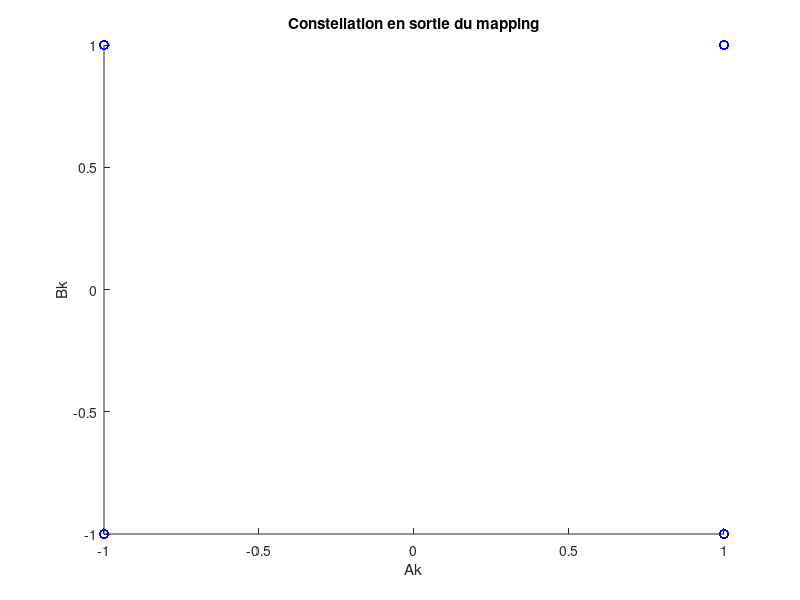

The MATLAB script that drew this image: (Note: this script raises an error after producing the figure.)
Rb=3000; % débit binaire
Fp = 3e3; % fréquence porteuse
Fe = 24e3;
Fe_pbe = 6e3; % fréquence d'échantillonnage

NBBITS=50000;
Bits=randi([0 1], NBBITS, 1);

EbN0_db=0:1:6; % rapport signal à bruit en Db
EbN0=10.^(EbN0_db/10); % en rapport


%% CONSTANTES
ROLL_OFF=0.35;
L=10;
M=4; % ordre de la modulation

% Initialisation des constantes du programme
Te = 1 / Fe; % Temps d'échantillonage
Te_pbe = 1 / Fe_pbe;
Tb=1/Rb; % Temps binaire
Ts=Tb*log2(M); % Temps symbole
Ns=round(Ts/Te); % Facteur de sur-échantillonage
Ns_pbe = round(Ts/Te_pbe);

%% MAPPING
% mapping de gray
% 0 0 -> I=-1, Q=-1
% 0 1 -> I=-1, Q=1
% 1 1 -> I=1, Q=1
% 1 0 -> I=1, Q=-1
Ak = 2*Bits(1:2:end) - 1;
Bk = 2*Bits(2:2:end) - 1;
Dk = Ak + 1i*Bk;
figure
hold on
plot(Ak, Bk, "bo")
title("Constellation en sortie du mapping")
xlabel("Ak")
ylabel("Bk")
mapping = Dk;

%% MODULATEUR BANDE DE BASE
B = rcosdesign(ROLL_OFF, L, Ns, 'sqrt');
u = zeros(1, Ns);
u(1) = 1;
k = kron(Dk', u);
k = [k, zeros(1, L/2*Ns)];
h_bdb_r=filter(B, 1, k); % signal bande de base
h_bdb=h_bdb_r(L/2*Ns+1:end); % suppression des valeurs nulles à cause du retard du filtre
temps = linspace(0, (length(Dk)-1)*Ts, length(h_bdb));  

B = rcosdesign(ROLL_OFF, L, Ns_pbe, 'sqrt');
u = zeros(1, Ns_pbe);
u(1) = 1;
k = kron(Dk', u);
k = [k, zeros(1, L/2*Ns_pbe)];
h_bdb_r_pbe=filter(B, 1, k); % signal bande de base
h_bdb_pbe=h_bdb_r_pbe(L/2*Ns_pbe+1:end); % suppression des valeurs nulles à cause du retard du filtre
temps_bde = linspace(0, (length(Dk)-1)*Ts, length(h_bdb_pbe));  

figure 
hold on
plot(temps_bde, real(h_bdb_pbe))
plot(temps_bde, imag(h_bdb_pbe))
xlabel("Temps (s)")
ylabel("Signal")
legend("En phase", "En quadrature")
title("Signal transmis en bande de base")


%% PASSAGE SUR PORTEUSE
h_p=h_bdb.*exp(2i*pi*Fp*temps); % signal transporté sur porteuse
h_p=real(h_p);

%% Tracé des DSP
figure
dsp = pwelch(h_bdb_pbe, [],[],[],Fe,'twosided');
ech_freq=linspace(-2*Fp-Fe/2, 2*Fp+Fe/2, length(dsp));
semilogy(ech_freq, fftshift(dsp));
legend('Enveloppe complexe');
title('DSP')

TEB_porteuse = zeros(length(EbN0), 1); % vecteur des TEB
TEB_theorique = zeros(length(EbN0), 1); % vecteur des TEB
TEB_passebaseq = zeros(length(EbN0), 1); % vecteur des TEB


for j=1:length(EbN0)
    ebn0 = EbN0(j);
    TEB_theorique(j) = qfunc(sqrt(4*EbN0(j))*sin(pi/M)); % Es=2*Eb et TEB = TES/log2(M)
    h_bruiteP = bruit(h_p, Ns, M, ebn0);
    h_bruitePBE = bruit_complexe(h_bdb_pbe, Ns_pbe, M, ebn0);

    %% Démodulation
    I = 2*h_bruiteP.*cos(2*pi*Fp*temps);
    Q = 2*h_bruiteP.*sin(2*pi*Fp*temps);
    I = [I, zeros(1, L/2*Ns)];
    Q = [Q, zeros(1, L/2*Ns)];
    B = rcosdesign(ROLL_OFF, L, Ns, "sqrt");
    I_filtre = filter(B, 1, I);
    Q_filtre = filter(B, 1, Q);
    Hr = I_filtre - 1i*Q_filtre;
    Hr = Hr(L/2*Ns+1:end);

    %% Décision symboles
    seuilR = 0; % seuil sur la partie réelle
    seuilI = 0; % seuil sur la partie imaginaire
    NbSym = length(Dk);
    Hr_ech = Hr(1:Ns:end);
    DecAk = real(Hr_ech) > seuilR;
    DecBk = imag(Hr_ech) < seuilI;


    BitsDecodes = zeros(NBBITS, 1);
    %% Dé-mapping
    for i=1:length(DecAk)
       if DecAk(i)
           BitsDecodes(2*i-1) = 1;
       end
       if DecBk(i)
           BitsDecodes(2*i) = 1;
       end
    end
    TEB_porteuse(j) = sum(BitsDecodes ~= Bits) / NBBITS;

    h_bruitePBE = [h_bruitePBE, zeros(1, L/2*Ns_pbe)];
    B = rcosdesign(ROLL_OFF, L, Ns_pbe, "sqrt");
    Hr = filter(B, 1, h_bruitePBE);
    Hr = Hr(L/2*Ns_pbe+1:end);

    %% Décision symboles
    seuilR = 0; % seuil sur la partie réelle
    seuilI = 0; % seuil sur la partie imaginaire
    NbSym = length(Dk);
    Hr_ech = Hr(1:Ns_pbe:end);
    figure
    hold on
    plot(real(Hr_ech), imag(Hr_ech), "r*")
    title(strcat("Constellation pour Eb/N0=", strcat(num2str(EbN0_db(j)), "db")))
    xlabel("Ak")
    ylabel("Bk")
    DecAk = real(Hr_ech) > seuilR;
    DecBk = imag(Hr_ech) < seuilI;


    BitsDecodes = zeros(NBBITS, 1);
    %% Dé-mapping
    for i=1:length(DecAk)
       if DecAk(i)
           BitsDecodes(2*i-1) = 1;
       end
       if DecBk(i)
           BitsDecodes(2*i) = 1;
       end
    end
    TEB_passebaseq(j) = sum(BitsDecodes ~= Bits) / NBBITS;

end

%% Trace du TEB
figure 
hold on
semilogy(EbN0_db, TEB_porteuse)
semilogy(EbN0_db, TEB_theorique)
semilogy(EbN0_db, TEB_passebaseq, "r-*")
legend("Porteuse exp", "Théorique", "Passe base eq exp")
title("TEB de la QPSK en fonction du bruit")
xlabel("Eb/N0 (db)")
ylabel("TEB")
yscale('log')
grid("on")
xticks(EbN0_db)